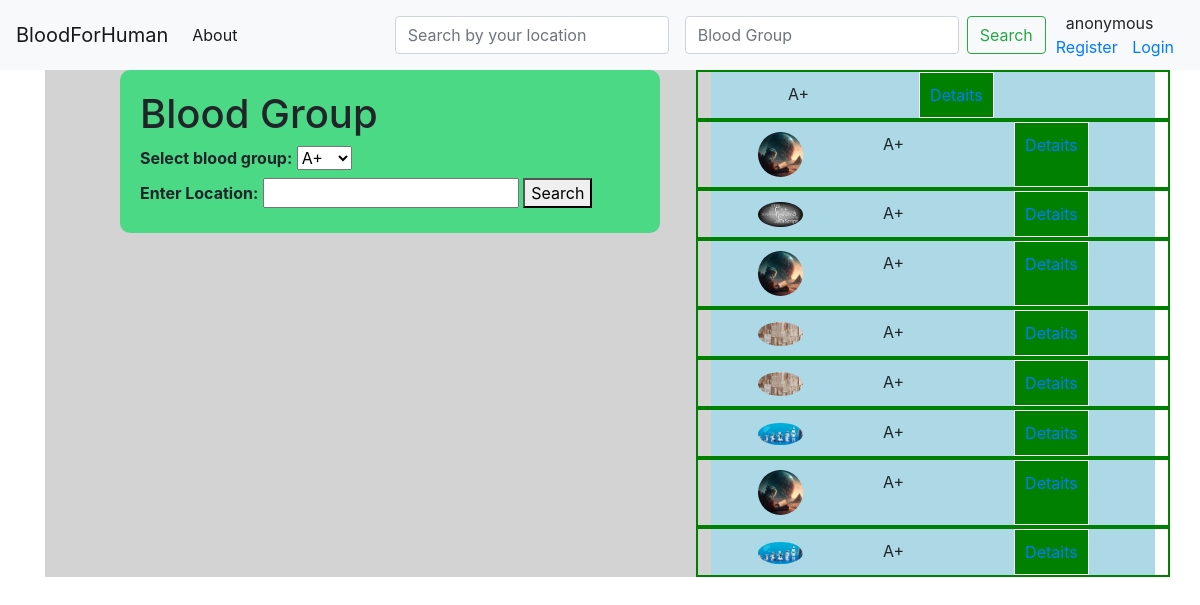
Screenshot of /Blood/Blood/A+ with the database file from the repository.
### accounts/models.py (models this page shows, shortened)
class CustomUser(AbstractUser):
    username = models.CharField(max_length=50, unique=True)
    first_name = models.CharField(max_length=40,null=True, blank=True)
    last_name = models.CharField(max_length=40, null=True, blank=True)
    email = models.EmailField(unique=True)
    password = models.CharField(max_length=50)
    bloodgroup = models.CharField(max_length=10)
    registertime = models.DateTimeField(auto_now_add=True)
    updatetime = models.DateTimeField(auto_now=True)
    donateStatus = models.BooleanField(choices=DONATE_CHOICES, default=True, null=True, blank=True)
    district = models.CharField(max_length = 100, null=True, blank=True)
    subdistrict = models.CharField(max_length = 100, null=True, blank=True)
    union = models.CharField(max_length = 100, null=True, blank=True)
    contract = models.CharField(max_length=11)
    image = models.ImageField(upload_to='profile_images/', blank=True, null=True)
    location_track = models.CharField(max_length=500)

### Blood/views.py (the view)
# urls.py: path('Blood/<str:group>', views.BloodViews.as_view(), name='bloodbank'),
class BloodViews(View):
    template_name = "bloodlist.html"
    model = CustomUser
    def get(self, request, *args, **kwargs):
        group = kwargs.get('group')
        availablelist = CustomUser.objects.filter(bloodgroup=group)
        return render(request, self.template_name,{'availablelist':availablelist})

### Contextprocessor/context_processor.py (called while the page is built)
def profile_picture(request):
    if request.user.is_authenticated:
        profile_image = request.user.image if hasattr(request.user, 'image') else None
        print('profile_image==== context=',profile_image)
        return {'profile_image': profile_image}
    return {}

### Blood/templates/bloodlist.html (shortened to what this page needs)
{% extends "base.html" %}
{% block content %}
<div class="container">
    <div class="left">
<div class="bg-img">
    <form class="container1" method="post" action="{% url 'searchdonors' %}">
    <h1>Blood Group</h1>
    <label for="blood-group"><b>Select blood group:</b></label>
    <div class="dropdown">
        <select name="blood_group" id="blood-group">
            <option value="A+">A+</option>
        </select>
    </div>
    <div>
       <label for="location"><b>Enter Location:</b></label>
       <input type="text" id="location" name="location">
       <button type="submit">Search</button>
    </div>
</form>
</div>
    </div>
    <div class="right">
        {% if availablelist %}
        {% for doner in availablelist %}
        <div class="row">
            <div class="profile-photo">
                {% if doner.image %}
                <img class="image-size" src="{{ doner.image.url }}" alt="Profile Picture" title="{{ doner.username }}">
                {% endif %}
            </div>
            <div class="cols">{{doner.bloodgroup}}</div>
            <div class="botton"> <a href="{% url 'donerdetails' doner.id %}">Detaits</a> </div>
        </div>
        {% endfor %}
        {% else %}
         <h1 class="nai">Empty List</h1>
        {% endif %}
    </div>
</div>
{% endblock content %}

### Blood/templates/bloodlist.html (style rules this page uses)
.container1 { width: 45%; height: auto; position: absolute; left: 10%; padding: 20px; background-color: rgba(42, 219, 116, 0.8); border-radius: 10px; }
.container { display: flex; justify-content: space-between; }
.left { width: 60%; background-color: lightgray; }
.right { width: 40%; background-color: lightblue; }
.row { border: 2px solid green; }
.cols { padding: 10px; margin-left: 60px; }
.profile-photo { padding: 10px; }
.botton { margin-left: 100px; border: 1px solid white; padding: 10px; background-color: green; color: white; }
.dropdown { position: relative; display: inline-block; }

### templates/base.html (style rules this page uses)
.image-size { width: 45px; margin-left: 50px; border-radius: 50%; }

### rows the page displays
CustomUser: bloodgroup "A+"
CustomUser: image (picture), bloodgroup "A+"
CustomUser: image (picture), bloodgroup "A+"
CustomUser: image (picture), bloodgroup "A+"
CustomUser: image (picture), bloodgroup "A+"
CustomUser: image (picture), bloodgroup "A+"
CustomUser: image (picture), bloodgroup "A+"
CustomUser: image (picture), bloodgroup "A+"
CustomUser: image (picture), bloodgroup "A+"
